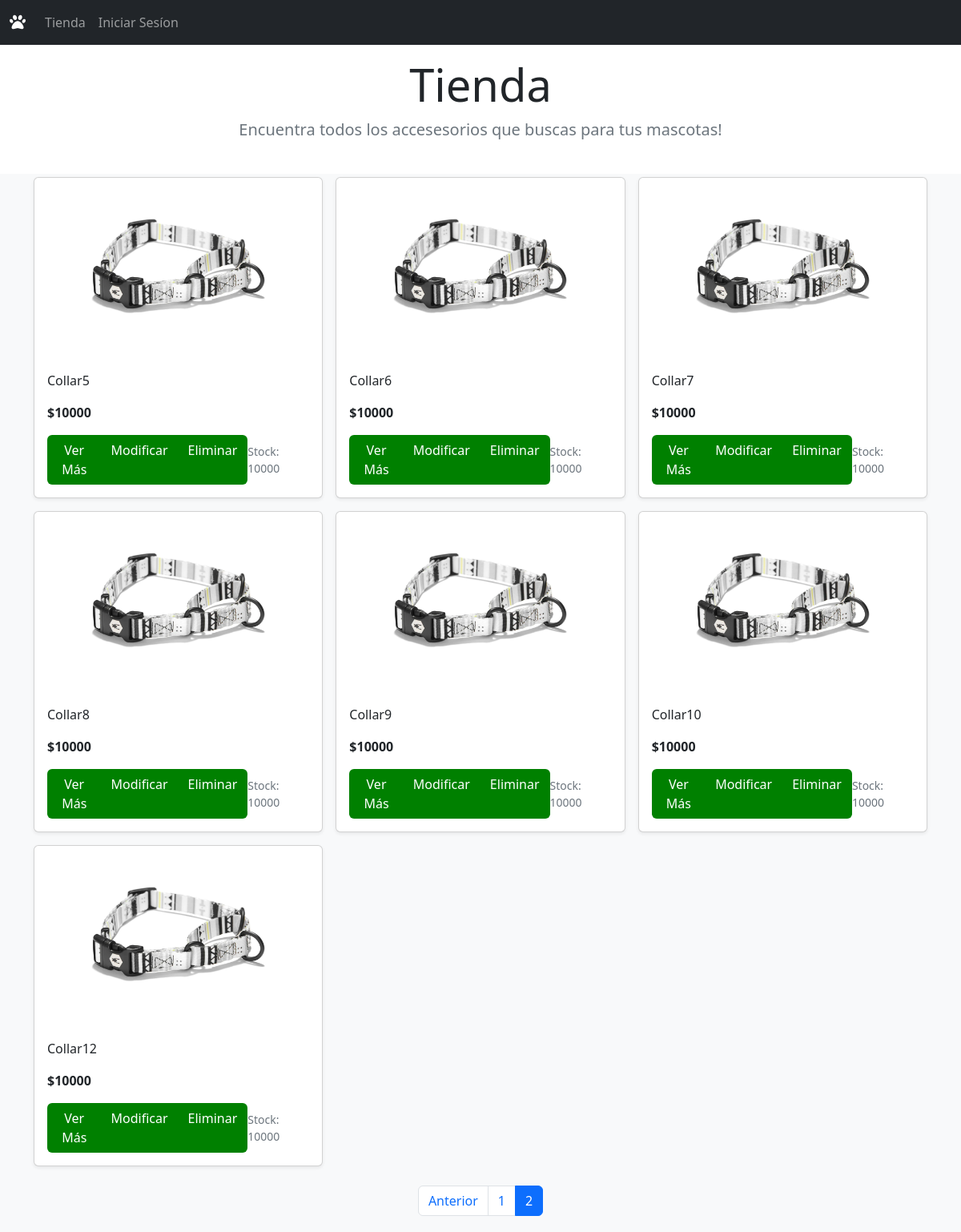
/tienda/?page=2, run on an earlier commit of the app's database.
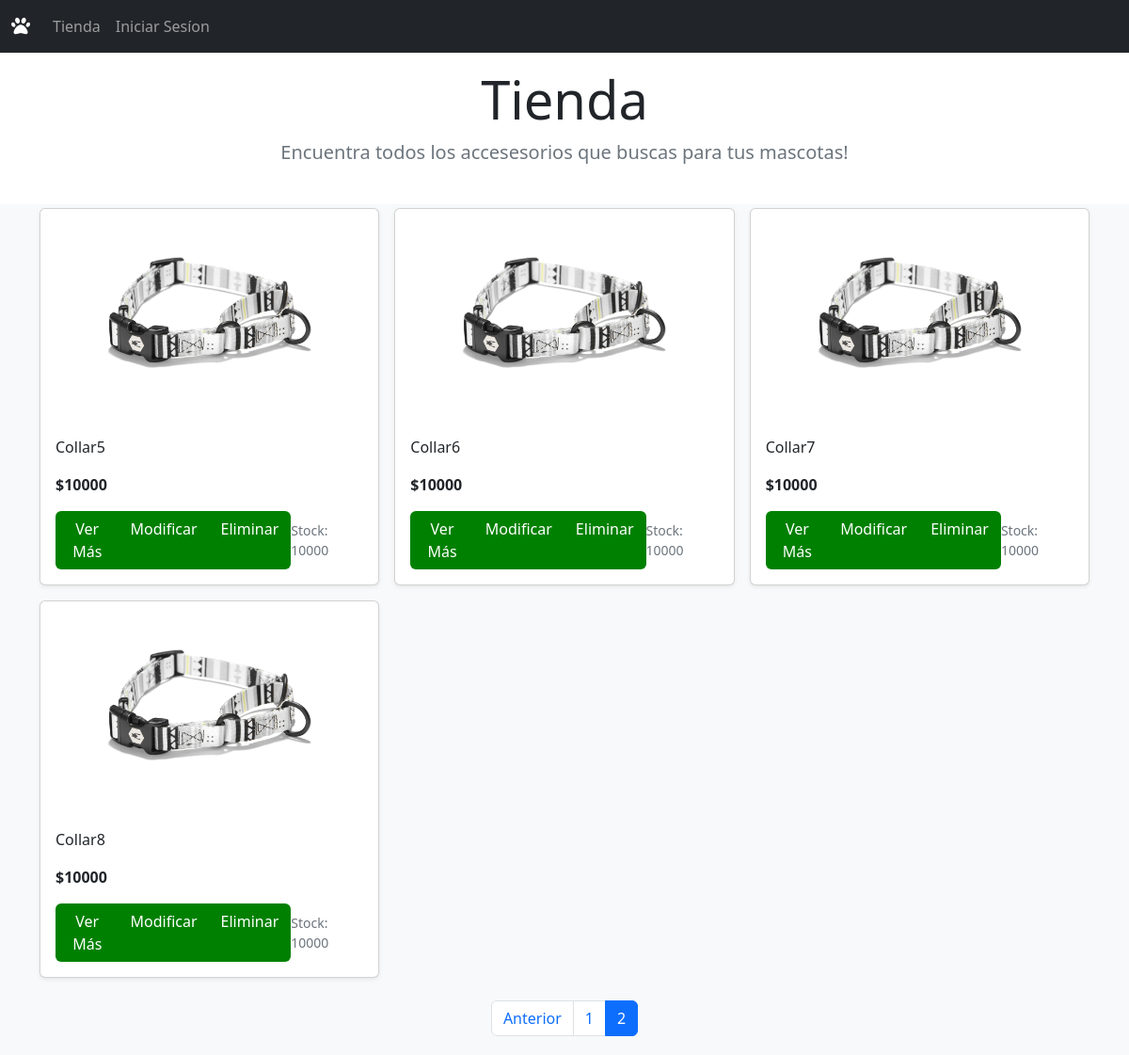
And on a later commit of the database.
### core/models.py (models this page shows, shortened)
class Producto(models.Model):
    nombre = models.CharField(max_length=50)
    precio = models.IntegerField()
    stock = models.IntegerField()
    descripcion = models.CharField(max_length=250)
    tipo = models.ForeignKey(TipoProducto, on_delete=models.CASCADE)
    fecha = models.DateField()
    imagen = models.ImageField(null=True, blank=True)
    vigente = models.BooleanField()

### core/views.py (the view)
# urls.py: path('tienda/', tienda, name="tienda"),
def tienda(request):
    productosAll = Producto.objects.all() # SELECT * FROM producto
    page = request.GET.get('page', 1) # OBTENEMOS LA VARIABLE DE LA URL, SI NO EXISTE NADA DEVUELVE 1
    try:
        paginator = Paginator(productosAll, 9)
        productosAll = paginator.page(page)
    except:
        raise Http404
    data = {
        'listado': productosAll,
        'paginator': paginator
    }
    return render(request, 'core/tienda.html', data)

### core/templates/core/tienda.html (shortened to what this page needs)
{% extends 'core/base.html' %}
{% load static%}
{% block contenido %}
<div class="p-3 pb-md-4 mx-auto text-center">
  <h1 class="display-4 fw-normal">Tienda</h1>
  <p class="fs-5 text-muted">Encuentra todos los accesesorios que buscas para tus mascotas!</p>
</div>
<div class="album py-1 bg-light">
  <div class="container">
    <div class="row row-cols-1 row-cols-sm-2 row-cols-md-3 g-3">
      {% for prod in listado %}
        {% if prod.stock > 0 %}
          <div class="col">
            <div class="card shadow-sm">
              {% if prod.imagen %}
              <img src="{{ prod.imagen.url }}" class="responsive" width="100%" height="225">
              {% else %}
              <img src="{% static 'core/img/dog_light_icon.png' %}" class="responsive" width="100%" height="225">
              {% endif %}
              <div class="card-body">
                <p class="card-text">{{ prod.nombre }}</p>
                <p class="card-text fw-bold">${{ prod.precio }}</p>
                <div class="d-flex justify-content-between align-items-center">
                  <div class="btn-group">
                    <a href="{% url 'producto' user.username prod.id %}" class="btn btn-verde">Ver Más</a>
                    <a href="{% url 'updateProducto' prod.id %}" class="btn btn-verde">Modificar</a>
                    <a onclick="deleteProducto({{ prod.id }})" class="btn btn-verde">Eliminar</a>
                  </div>
                  <small class="text-muted">Stock: {{ prod.stock }}</small>
                </div>
              </div>
            </div>
          </div>
        {% endif %}
      {% endfor %}
    </div>
    <br>
    {% include 'core/paginator.html' %}
  </div>
</div>
{% endblock %}

What changed in the data, as far as the page shows it:
removed Producto: imagen (picture), nombre "Collar9", precio "10000", stock "10000"
removed Producto: imagen (picture), nombre "Collar10", precio "10000", stock "10000"
removed Producto: imagen (picture), nombre "Collar12", precio "10000", stock "10000"
